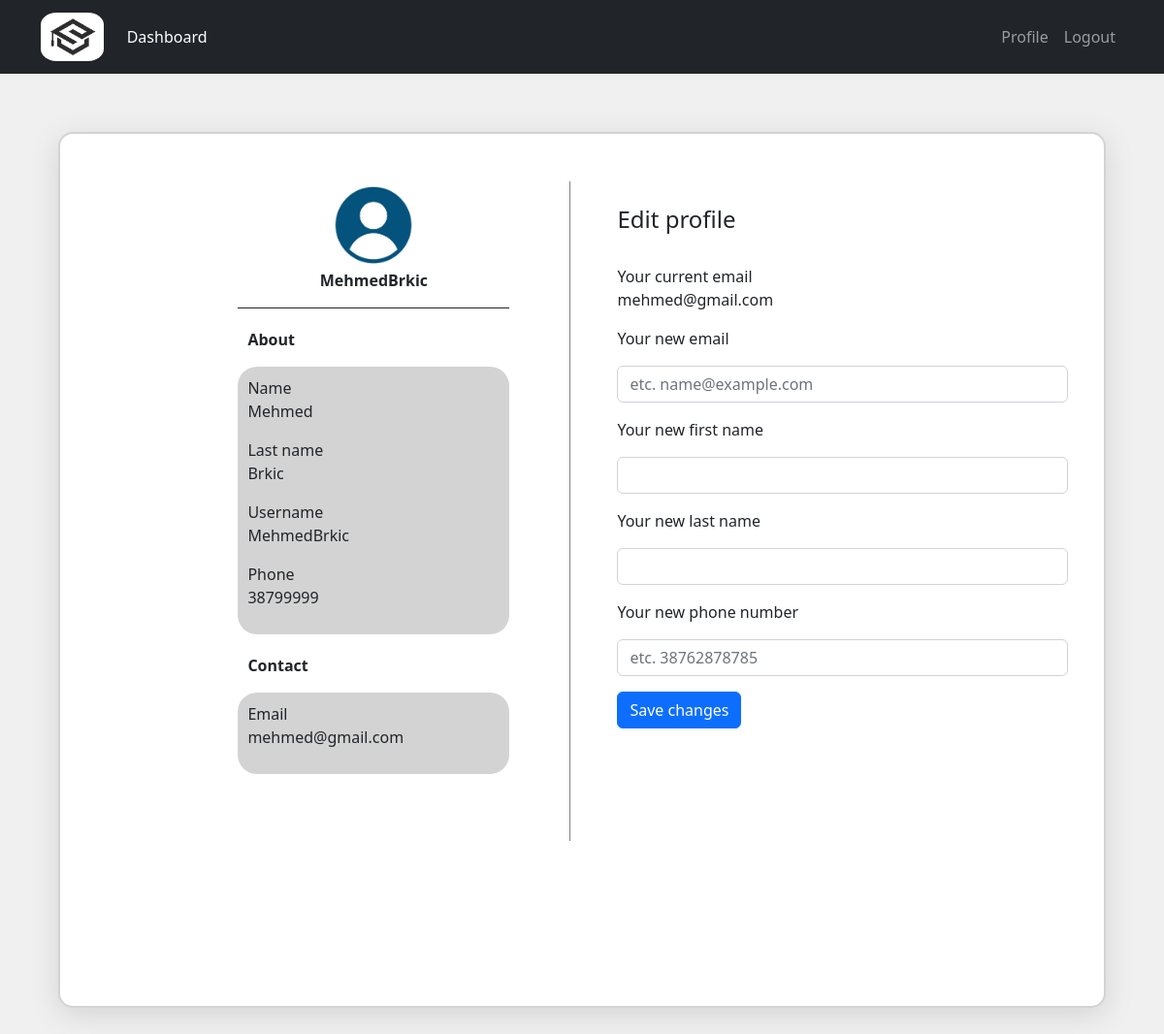
Page /courses/profile/18 (signed in) on the committed database.
### courses/models.py (models this page shows, shortened)
class NewUser(AbstractUser):
    is_student = models.BooleanField(default=False)
    is_tutor = models.BooleanField(default=False)

class Tutor(models.Model):
    user = models.OneToOneField(NewUser,on_delete=models.CASCADE,primary_key=True,related_name='Tutor')
    phone = models.IntegerField()
    course = models.ManyToManyField(Course,through="TutorCourse")

### courses/views.py (the view, shortened to what this page needs)
# urls.py: path('profile/<int:pk>',views.profile,name='profile'),
@login_required
def profile(request,pk):
   user_form = UserUpdateForm()
   return render(request,'courses/profile.html',{'user_form':user_form})

### courses/forms.py
class UserUpdateForm(forms.ModelForm):
    first_name = forms.CharField(required=False, label='First name:', widget=forms.TextInput(attrs={'class':'form-control'}))
    last_name = forms.CharField(required=False, label='Last name:', widget=forms.TextInput(attrs={'class':'form-control'}))
    email = forms.EmailField(required=False, label='Email:', widget=forms.EmailInput(attrs={"placeholder": "etc. name@example.com",
                                                                            "class":"form-control"}))
    phone = forms.CharField(required=False, label='Phone number:', widget=forms.NumberInput(
                                                   attrs={"placeholder": "etc. 38762878785","class":"form-control"}))
    class Meta():
        model = NewUser
        fields = ['first_name','last_name','email']

### courses/templatetags/tag.py (called while the page is built)
@register.simple_tag
def getTutor(user):
    tutor = get_object_or_404(Tutor,user=user)
    return tutor

### templates/courses/profile.html (shortened to what this page needs)
{% extends 'courses/dashboard.html' %}
{% block content_courses %}
{% load static %}
<div class="row no-gutters profileBack">
    <div class="col-sm-12 col-md-12 col-lg-6 no-gutters lefty">
        <div id="leftside">
            <div class="margina" style="margin-top:5%;width: 280px;">
                <div class="horizontalCenter" style="width: 100%;">
                    <img src="{% static 'img/user.png' %}" style="width: 120px;" alt="user">
                </div>
                <p class="horizontalCenter" style="font-weight: bold; margin-bottom: 5px;">{{ user.username }}</p>
                <hr style="background-color: lightgray; opacity: 1;">
            </div>
            <div class="margina" style="width: 280px; margin-top: 20px;">
                <p style="font-weight: bold; margin-left: 10px;">About</p>
                <div style="background-color: lightgray; border-radius: 20px; height: fit-content;">
                    <div style="padding: 10px;">
                        <p><span>Name</span>
                            <br><span style="font-weight: lighter;">{{ user.first_name }}</span></p>
                        <p><span>Last name</span>
                            <br><span style="font-weight: lighter;">{{ user.last_name }}</span></p>
                        <p><span>Username</span>
                            <br><span style="font-weight: lighter;">{{ user.username }}</span></p>
                        {% load tag %}
                        {% if user.is_student %}
                           {% getStudent user as student %}
                            <p><span>Phone</span>
                                <br><span style="font-weight: lighter;">{{ student.phone }}</span></p>
                            <p><span>Age</span>
                                <br><span style="font-weight: lighter;">{{ student.age }}</span></p>
                        {% else %}
                            {% getTutor user as tutor %}
                                <p><span>Phone</span>
                                    <br><span style="font-weight: lighter;">{{ tutor.phone }}</span></p>
                        {% endif %}
                    </div>
                </div>
                <p style="font-weight: bold; margin-left: 10px; margin-top: 20px;">Contact</p>
                <div style="background-color: lightgray; border-radius: 20px; height: fit-content;">
                    <div style="padding: 10px;">
                        <p><span>Email</span>
                            <br><span style="font-weight: lighter;">{{ user.email }}</span></p>
                    </div>
                </div>
            </div>
        </div>
    </div>
    <div class="col-sm-12 col-md-12 col-lg-6 no-gutters righty">
        <div id="rightside">
            <div style="margin-top:10%; margin-left: 5%;">
                <h4>Edit profile</h4>
                <br>
                <p><span>Your current email</span>
                    <br><span style="font-weight: lighter;">{{ user.email }}</span></p>
                <form action="{% url 'profile' pk=user.pk %}" method="POST">
                    <p><label>Your new email</label><br></p>
                    <p>{{ user_form.email }}</p>
                    <p><label>Your new first name</label></p>
                    <p>{{ user_form.first_name }}</p>
                    <p><label>Your new last name</label></p>
                    <p>{{ user_form.last_name }}</p>
                    <p><label>Your new phone number</label></p>
                    <p>{{ user_form.phone }}</p>
                    <button type="submit" class="btn btn-primary" name="update_user_button">Save changes</button>
                </form>
            </div>
        </div>
    </div>
</div>
{% endblock %}

### static/css/style.css (style rules this page uses)
html { scroll-behavior: smooth; }
*, *:before, *:after { box-sizing: border-box; }
body { margin: 0; padding: 0; }
#leftside, #rightside { width: 100%; height: 100vh; }
#leftside { border-right: 1px solid gray; height: 80%; }

### static/css/login.css (style rules this page uses)
.horizontalCenter { display: flex; justify-content: center; }

### templates/courses/profile.html (style rules this page uses)
.profileBack { background-color: white; border-radius: 15px; padding: 25px; border: 2px solid lightgray; box-shadow: rgba(100, 100, 111, 0.2) 0px 7px 29px 0px; width:70%; margin-top: 5%; margin-bottom: 5%; margin-left: auto; margin-right: auto; }
.margina { margin-left: 30%; }
@media screen and (max-width:1400px) { .profileBack { width:90%; } }

### rows in the picture
NewUser: username "MehmedBrkic", first_name "Mehmed", last_name "Brkic", email "mehmed@gmail.com"
Tutor: phone "38799999"
